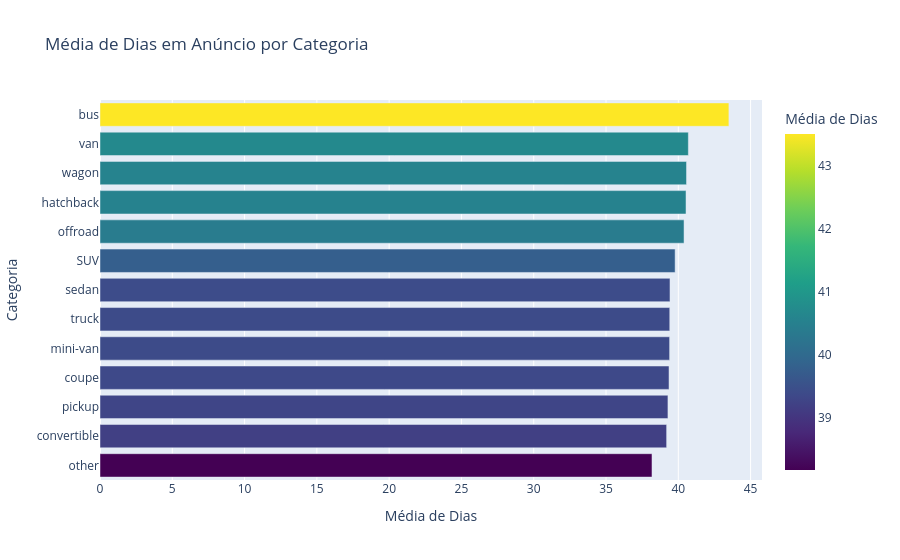

Notebook source saved alongside this figure:
### Markdown cell above
# 1. Análise de Liquidez: O que vende mais rápido?
Nesta seção, investigamos quais tipos de veículos possuem o maior giro de estoque. 
A métrica principal é `days_listed` (dias em anúncio).
**Hipótese:** Veículos utilitários (Trucks/SUVs) possuem menor tempo de anúncio devido à alta demanda.

### Code cell
# Agrupando por tipo e calculando a média de dias listados
liquidity = df.groupby('type')['days_listed'].mean().sort_values().reset_index()

fig_liq = px.bar(liquidity, 
                 x='days_listed', 
                 y='type', 
                 orientation='h',
                 title='Média de Dias em Anúncio por Categoria',
                 labels={'days_listed':'Média de Dias', 'type':'Categoria'},
                 color='days_listed',
                 color_continuous_scale='Viridis')
fig_liq.show()

### Figure 1 — Plotly figure (JSON) as saved in the notebook; plotly's stock layout.template omitted (floating-point values rounded to 4 significant figures)
{"data": [{"hovertemplate": "Média de Dias=%{marker.color}<br>Categoria=%{y}<extra></extra>", "legendgroup": "", "marker": {"color": [38.18, 39.19, 39.28, 39.36, 39.4, 39.41, 39.43, 39.78, 40.4, 40.53, 40.57, 40.7, 43.5], "coloraxis": "coloraxis", "pattern": {"shape": ""}}, "name": "", "orientation": "h", "showlegend": false, "textposition": "auto", "type": "bar", "x": [38.18, 39.19, 39.28, 39.36, 39.4, 39.41, 39.43, 39.78, 40.4, 40.53, 40.57, 40.7, 43.5], "xaxis": "x", "y": ["other", "convertible", "pickup", "coupe", "mini-van", "truck", "sedan", "SUV", "offroad", "hatchback", "wagon", "van", "bus"], "yaxis": "y"}], "layout": {"barmode": "relative", "coloraxis": {"colorbar": {"title": {"text": "Média de Dias"}}, "colorscale": [[0, "#440154"], [0.1111, "#482878"], [0.2222, "#3e4989"], [0.3333, "#31688e"], [0.4444, "#26828e"], [0.5556, "#1f9e89"], [0.6667, "#35b779"], [0.7778, "#6ece58"], [0.8889, "#b5de2b"], [1, "#fde725"]]}, "legend": {"tracegroupgap": 0}, "title": {"text": "Média de Dias em Anúncio por Categoria"}, "xaxis": {"anchor": "y", "domain": [0, 1], "title": {"text": "Média de Dias"}}, "yaxis": {"anchor": "x", "domain": [0, 1], "title": {"text": "Categoria"}}}}
